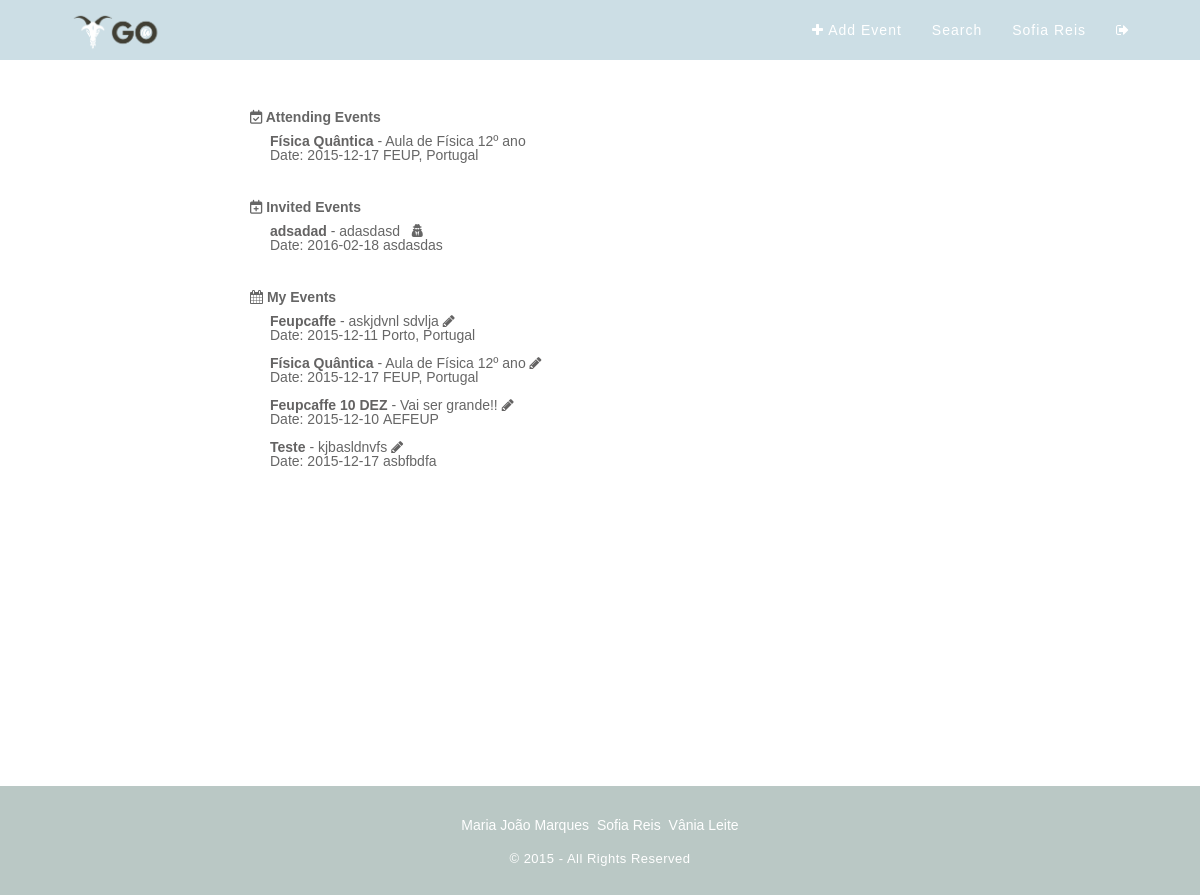
The page /?pagina=userPage (signed in) on the database as committed earlier.
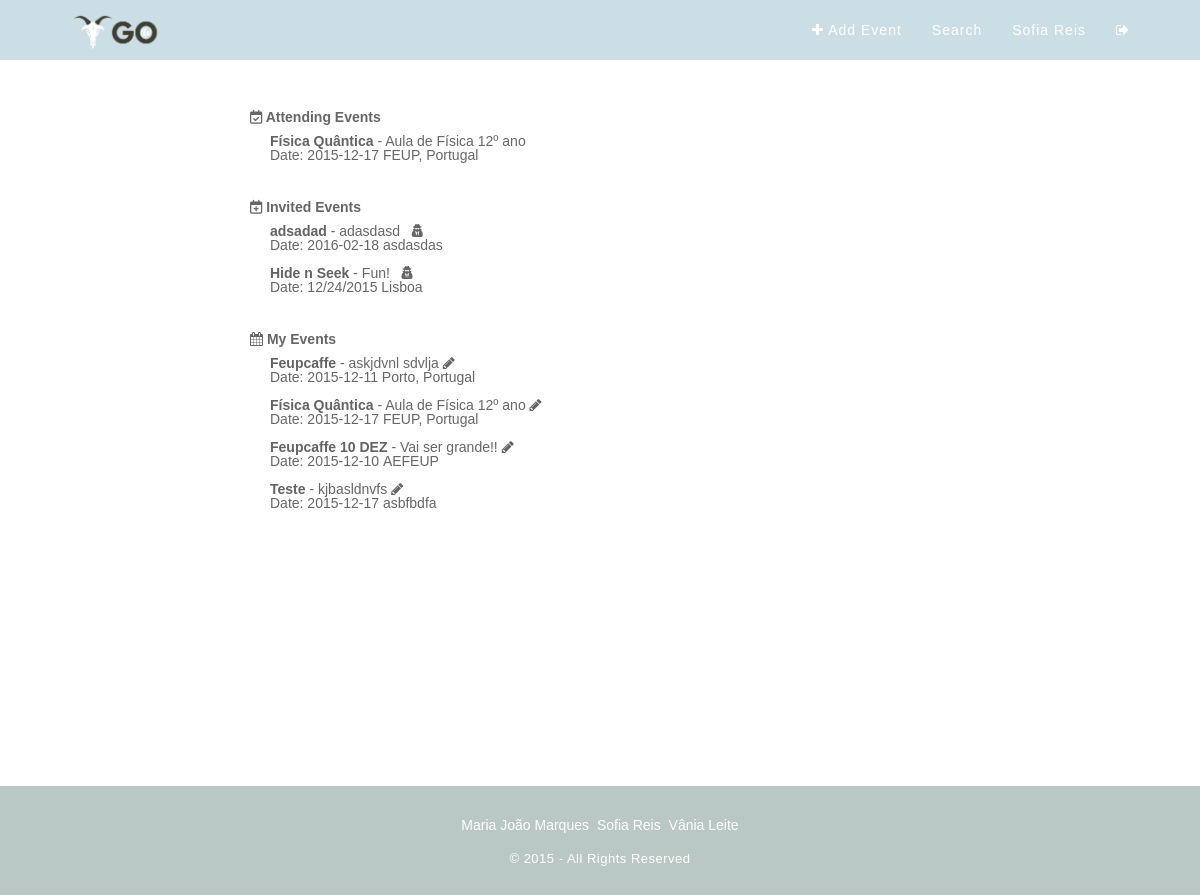
The same page on the database as committed later.
### tables this page shows
CREATE TABLE "Event" (
	`idEvent`	INTEGER PRIMARY KEY AUTOINCREMENT,
	`name`	TEXT NOT NULL,
	`description`	TEXT NOT NULL,
	`idImage`	INTEGER,
	`idType`	INTEGER,
	`date`	TEXT NOT NULL,
	`idUser`	INTEGER NOT NULL,
	`public`	INTEGER DEFAULT 0,
	`local`	TEXT
);

### php/loadEvent.php (called while the page is built, shortened)
<?
try {
  $db = new PDO('sqlite:./db/dboltw.db');
  $db->setAttribute(PDO::ATTR_ERRMODE, PDO::ERRMODE_EXCEPTION);
} catch (PDOException $e) {
    print "Error!: " . $e->getMessage() . "<br/>";
    die();
}
function getEventInfo($id){
  try{
    global $db;
    $stmt=$db->prepare("SELECT * FROM Event WHERE idEvent=:event_id");
    $stmt->bindValue(':event_id',$id,PDO::PARAM_STR);
    $found=$stmt->execute();
    $columns=$stmt->fetch();
    return $columns;
  }catch(PDOException $e){
    if(isset($_SESSION['user_id'])){
      $log=$e->getMessage()." ___Date=".date("Y-m-d")." ___ idUser=".$_SESSION['user_id'].PHP_EOL;
    }else{
      $log=$e->getMessage()." ___Date= ".date("Y-m-d")."\n";
    }
    error_log($log,3,"../error.log");
    return -1;
  }
}
function getEventGo($id){
  try{
    global $db;
    $stmt=$db->prepare("SELECT * FROM EventGo WHERE idUser=:id");
    $stmt->bindValue(':id',$id);
    $query = $stmt->execute();
    $result= $stmt->fetchAll();
    return $result;
  }
  catch(PDOException $e){
    if(isset($_SESSION['user_id'])){
      $log=$e->getMessage()." ___Date=".date("Y-m-d")." ___ idUser=".$_SESSION['user_id'].PHP_EOL;
    }else{
      $log=$e->getMessage()." ___Date= ".date("Y-m-d")."\n";
    }
    error_log($log,3,"../error.log");
    return -1;
  }
}
function getUserEvents($id){
  try{
    global $db;
    $stmt=$db->prepare("SELECT * FROM Event WHERE idUser=:id");
    $stmt->bindValue(':id',$id);
    $query = $stmt->execute();
    $result= $stmt->fetchAll();
    return $result;
  }
  catch(PDOException $e){
    if(isset($_SESSION['user_id'])){
      $log=$e->getMessage()." ___Date=".date("Y-m-d")." ___ idUser=".$_SESSION['user_id'].PHP_EOL;
    }else{
      $log=$e->getMessage()." ___Date= ".date("Y-m-d")."\n";
    }
    error_log($log,3,"../error.log");
    return -1;
  }
}
function getInvitedEvent($id){
  try{
    global $db;
    $stmt=$db->prepare("SELECT * FROM EventInvite WHERE idUser = :id;");
    $stmt->bindValue(':id',$id);
    $query = $stmt->execute();
    $result= $stmt->fetchAll();
    return $result;
  }
  catch(PDOException $e){
    if(isset($_SESSION['user_id'])){
      $log=$e->getMessage()." ___Date=".date("Y-m-d")." ___ idUser=".$_SESSION['user_id'].PHP_EOL;
    }else{
      $log=$e->getMessage()." ___Date= ".date("Y-m-d")."\n";
    }
    error_log($log,3,"../error.log");
    return -1;
  }
}
$eventsGo = getEventGo($_SESSION['user_id']);
$userEvents = getUserEvents($_SESSION['user_id']);
$invitedEvents = getInvitedEvent($_SESSION['user_id']);
?>

### template/userPage.php (the view)
<? include_once 'php/loadEvent.php'; ?>
<section class="billboard-body-userpage">
	<h1 id="userpageTitle"><span><i class="fa fa-calendar-check-o"></i> Attending Events </span></h1>
	<div id="userEvents">
		<?php
		if(!empty($eventsGo)){
			for($i=0; $i < count($eventsGo); ++$i)
			{
				$event = getEventInfo($eventsGo[$i]['idEvent']);
				if($event['public'] == 0) {
				echo '<a href="./?pagina=showEvent&id='.$event['idEvent'].'""><span><b>'.$event['name'].'</b></span></a> - '.$event['description'].'&nbsp;&nbsp;<i id="secretfa"class="fa fa-user-secret"></i><br><span>Date:&nbsp;'.$event['date'].'</span>&nbsp;'.$event['local'].'<br><br>';
				}else{
						echo '<a href="./?pagina=showEvent&id='.$event['idEvent'].'""><span><b>'.$event['name'].'</b></span></a> - '.$event['description'].'<br><span>Date:&nbsp;'.$event['date'].'</span>&nbsp;'.$event['local'].'<br><br>';
				}
			}
		}
		else{
			echo 'No events to attend.';
		}
		?>
	</div>
	<br>
	<h1 id="userpageTitle"><span><i class="fa fa-calendar-plus-o"></i></i> Invited Events </span></h1>
	<div id="userEvents">
		<?php
		if(!empty($invitedEvents)){
			for($i=0; $i < count($invitedEvents); ++$i)
			{
				$event = getEventInfo($invitedEvents[$i]['idEvent']);
				if($event['public'] == 0) {
						echo '<a href="./?pagina=showEvent&id='.$event['idEvent'].'""><span><b>'.$event['name'].'</b></span></a> - '.$event['description'].'
				&nbsp;&nbsp;<i id="secretfa"class="fa fa-user-secret"></i><br><span>Date:&nbsp;'.$event['date'].'</span>&nbsp;'.$event['local'].'<br><br>';
				}else{
				echo '<a href="./?pagina=showEvent&id='.$event['idEvent'].'""><span><b>'.$event['name'].'</b></span></a> - '.$event['description'].'
				<br><span>Date:&nbsp;'.$event['date'].'</span>&nbsp;'.$event['local'].'<br><br>';
				}
			}
		}
		else{
			echo 'You don\'t have invites for other events.';
		}
		?>
	</div>
	<br>
	<h1 id="userpageTitle"><span><i class="fa fa-calendar"></i></i> My Events </span></h1>
	<div id="userEvents">
		<?php
		if(!empty($userEvents)){
			for($i=0; $i < count($userEvents); ++$i)
			{
				$event = getEventInfo($userEvents[$i]['idEvent']);
				echo '<a href="./?pagina=showEvent&id='.$event['idEvent'].'""><span><b>'.$event['name'].'</b></span></a> - '.$event['description'].'
				<a href="./?pagina=editEvent&id='.$event['idEvent'].'"><i class="fa fa-pencil"></i></a><br><span>Date:&nbsp;'.$event['date'].'</span>&nbsp;'.$event['local'].'<br><br>';
			}
		}
		else{
			echo '<a href="./?pagina=createEvent">You don\'t have any event yet. Please, create one now.</a>';
		}
		?>
	</div>
</section>

### template/header.php (shortened to what this page needs)
<!DOCTYPE html>
<html>
<head>
  <link href="https://code.jquery.com/ui/1.10.4/themes/ui-lightness/jquery-ui.css" rel="stylesheet">
  <link rel="stylesheet" type="text/css" href="css/sweetalert.css">
  <link href="css/reset.css" rel="stylesheet">
  <link href= "css/main.css" rel="stylesheet" >
  <link href="font-awesome-4.1.0/css/font-awesome.min.css" rel="stylesheet" type="text/css">
  <link rel="stylesheet" href="path/to/font-awesome/css/font-awesome.min.css">
  <link rel="stylesheet" href="https://netdna.bootstrapcdn.com/font-awesome/4.0.3/css/font-awesome.min.css" />
  <link rel="stylesheet" href="https://maxcdn.bootstrapcdn.com/font-awesome/4.5.0/css/font-awesome.min.css">
</head>
<body>
  <section class="billboard-header">
    <header id="header_geral">
      <div class="wrapper">
        <a href="./"><img src="img/logo_goat.png" class="h_logo" alt="" title=""></a>
        <nav>
          <?php
          if(isset($_SESSION['username'])){ ?>
          <ul class="main_nav">
            <li><a href="./?pagina=createEvent"><i class="fa fa-plus"></i> Add Event</a></li>
            <li><a href="./?pagina=searchEvents">Search</a></li>
              <li><a href="./?pagina=userPage"><p><?php echo $_SESSION['firstname']; ?> <?php echo $_SESSION['lastname']; ?></p></a></li>
              <li><a href="./php/action_logout.php"><span class="icon"><i class="fa fa-sign-out"></i></span></a></li>
            </ul>
            <?php }?>
          </nav>
        </div>
      </header>
    </section>

### index.php
<?php
include 'template/header.php';
if (isset ( $_GET ['pagina'] ))
{
	 $url = 'template/' . $_GET['pagina'] . '.php';
	 include  $url;
}
else
{
 	include 'template/home.php';
}
include 'template/footer.php';
?>

### template/footer.php
<footer>
		<nav>
			<ul>
				<li><a href="#">Maria João Marques</a></li>
				<li><a href="#">Sofia Reis</a></li>
				<li><a href="#">Vânia Leite</a></li>
			</ul>
		</nav>
		<p class="rights">© 2015 - All Rights Reserved</p>
	</footer>
</body>
</html>

### css/main.css (style rules this page uses)
#header_geral { width: 100%; height: auto; background-color: rgba(0, 93, 125, 0.2) !important; z-index: 9999; }
#header_geral .h_logo { float: left; width: 9%; margin-top: 13px; }
#header_geral nav { float: right; margin-top: 23px; overflow: hidden; }
#header_geral nav ul li { float: left; margin-left: 30px; }
#header_geral nav ul li a { text-decoration: none; color: white; letter-spacing: 1px; }
.billboard-body-userpage { width: auto; height: auto; padding-left: 250px; padding-right: 250px; padding-bottom: 50px; padding-top: 50px; background-size: cover; -webkit-background-size: cover; -moz-background-size: cover; -o-background-size: cover; }
.billboard-header { width: 100%; height: 60px; background: rgba(0, 93, 125, 0.2) !important ; background-size: cover; -webkit-background-size: cover; -moz-background-size: cover; -o-background-size: cover; }
footer { position: absolute; width: 100%; padding: 30px 0; background-color: rgba(179,194,191,0.9); text-align: center; height: auto; bottom: 0; }
footer nav { width: 100%; }
footer nav ul li { list-style: none; display: inline-block; margin: 2px 0 20px 0; }
footer nav ul li a { text-decoration: none; color: white; font-size: 14px; padding:2px; }
footer .rights { color: white; font-size: 13px; letter-spacing: .5px; }
.wrapper { width: 1060px; height: auto; margin: 0 auto; }
footer nav ul li a, footer .rights a, header nav ul li a, .call_to_action a.cta_btn, .testimonials a.author, .newsletter .submit_nl { transition: .2s linear; -webkit-transition: .2s linear; -moz-transition: .2s linear; -o-transition: .2s linear; }
body { font-family: 'Source Sans Pro', sans-serif; font-size: 14px; color: #666; position:relative; padding-bottom: 95px; min-height: 100%; height: auto !important; height: 100%; }
html, body { overflow: auto; height: 100%; }
#userpageTitle { size: 20%; }
#userEvents { padding-left: 20px; padding-bottom: 10px; padding-top: 10px; }
#userEvents a { color: #646363; text-decoration: none; }

Rows that differ between the two databases and show on the page:
added event: name "Hide n Seek", description "Fun!", date "12/24/2015", local "Lisboa", shown under "Invited Events"
